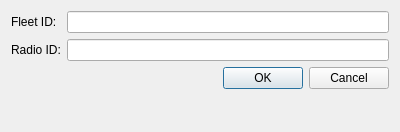
<?xml version="1.0" encoding="UTF-8"?>
<ui version="4.0">
 <class>QueryLocationDialog</class>
 <widget class="QDialog" name="QueryLocationDialog">
  <property name="geometry">
   <rect>
    <x>0</x>
    <y>0</y>
    <width>400</width>
    <height>132</height>
   </rect>
  </property>
  <property name="windowTitle">
   <string>Query Radio Location</string>
  </property>
  <layout class="QFormLayout" name="formLayout">
   <item row="1" column="1">
    <widget class="QLineEdit" name="fleetId"/>
   </item>
   <item row="3" column="0" colspan="2">
    <widget class="QDialogButtonBox" name="buttonBox">
     <property name="orientation">
      <enum>Qt::Horizontal</enum>
     </property>
     <property name="standardButtons">
      <set>QDialogButtonBox::Cancel|QDialogButtonBox::Ok</set>
     </property>
    </widget>
   </item>
   <item row="1" column="0">
    <widget class="QLabel" name="label_2">
     <property name="text">
      <string>Fleet ID:</string>
     </property>
    </widget>
   </item>
   <item row="2" column="1">
    <widget class="QLineEdit" name="radioId"/>
   </item>
   <item row="2" column="0">
    <widget class="QLabel" name="label">
     <property name="text">
      <string>Radio ID:</string>
     </property>
    </widget>
   </item>
  </layout>
 </widget>
 <resources/>
 <connections>
  <connection>
   <sender>buttonBox</sender>
   <signal>accepted()</signal>
   <receiver>QueryLocationDialog</receiver>
   <slot>accept()</slot>
   <hints>
    <hint type="sourcelabel">
     <x>248</x>
     <y>254</y>
    </hint>
    <hint type="destinationlabel">
     <x>157</x>
     <y>274</y>
    </hint>
   </hints>
  </connection>
  <connection>
   <sender>buttonBox</sender>
   <signal>rejected()</signal>
   <receiver>QueryLocationDialog</receiver>
   <slot>reject()</slot>
   <hints>
    <hint type="sourcelabel">
     <x>316</x>
     <y>260</y>
    </hint>
    <hint type="destinationlabel">
     <x>286</x>
     <y>274</y>
    </hint>
   </hints>
  </connection>
 </connections>
</ui>
